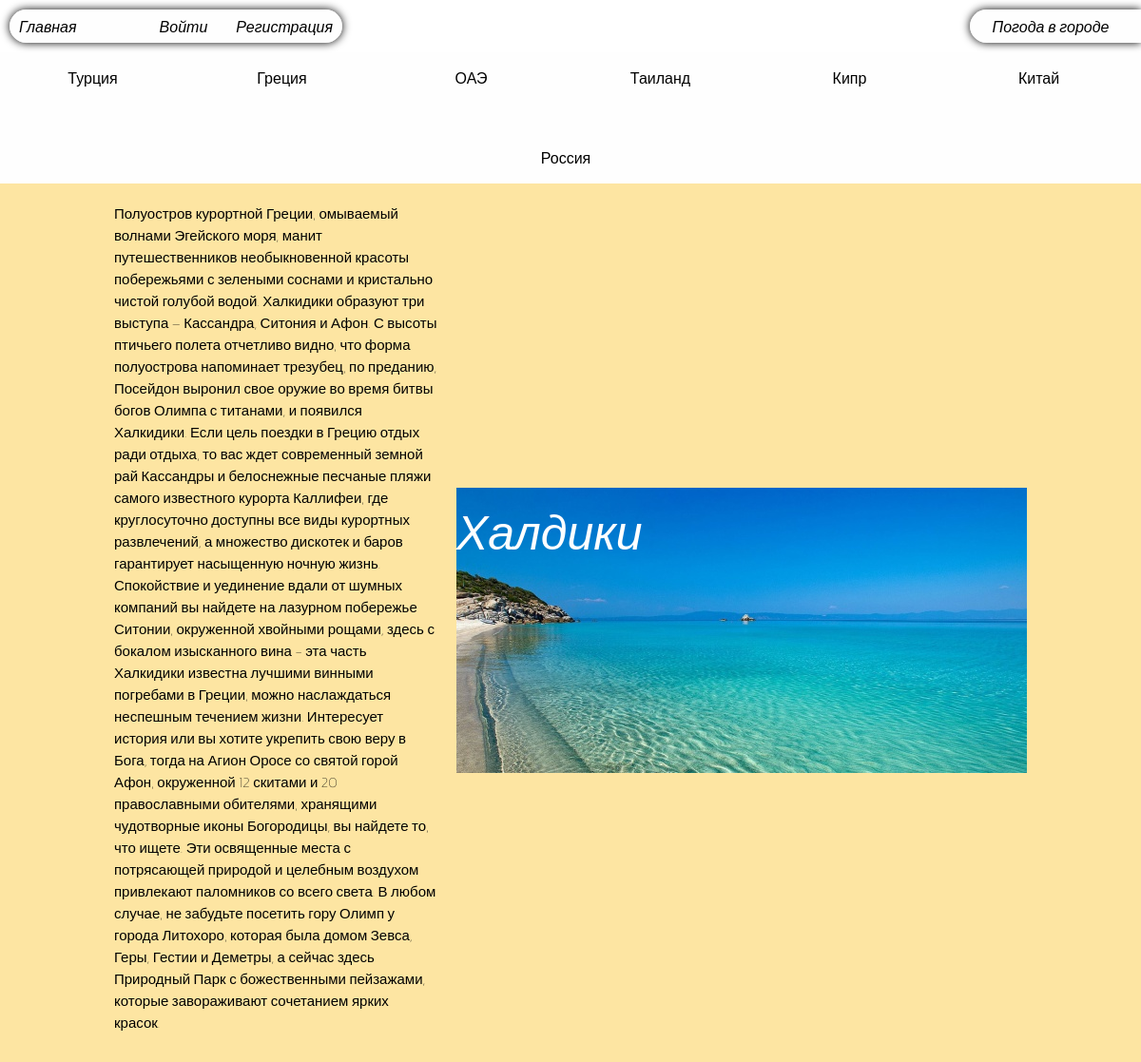
Page /post/haldiki/ on the committed database.
### blog/models.py (models this page shows, shortened)
class Country(models.Model):
    name = models.CharField(max_length=100, db_index=True)
    slug = models.SlugField(max_length=100, unique=True, db_index=True)
    photo = models.ImageField(upload_to='photos/%Y/%m/%d', blank=True)
    def get_absolut_url(self):
        return reverse('category', kwargs={'cat_slug': self.slug})
    class Meta:
        verbose_name = 'Страна'
        verbose_name_plural = 'Страны'

class City(models.Model):
    title = models.CharField(max_length=255)
    slug = models.SlugField(max_length=255, unique=True, db_index=True)
    content = models.TextField(blank=True)
    photo = models.ImageField(upload_to='photos/%Y/%m/%d', blank=True)
    cat = models.ForeignKey('Country', on_delete=models.PROTECT, verbose_name='Страна')
    def __str__(self):
        return self.title
    class Meta:
        verbose_name = 'Город'
        verbose_name_plural = 'Города'

### blog/views.py (the view)
# urls.py: path('post/<slug:post_slug>/', ShowPost.as_view(), name='post'),
class ShowPost(DetailView):
    model = City
    template_name = 'blog/post.html'
    slug_url_kwarg = 'post_slug'
    context_object_name = 'post'
    def get_context_data(self, *, object_list=None, **kwargs):
        context = super().get_context_data(**kwargs)
        context['title'] = context['post']
        return context

### blog/templatetags/blog_tags.py (called while the page is built)
@register.inclusion_tag('blog/list_categories.html')
def show_categories(sort=None, cat_selected=0):
    if not sort:
        cats = Country.objects.all()
    else:
        cats = Country.objects.order_by(sort)
    return {'cats':cats, 'cat_selected': cat_selected}

### blog/templates/blog/post.html
{% extends 'blog/main.html' %}
{% load static %}
{% block style %}
<link rel="stylesheet" href="{% static 'css/style-off.css' %}">
{% endblock %}
{% block content %}
<div class="content-of-post">
    <p class="text-content-of-post">{{ post.content }}</p>
    <div class="content-header">
        <h1>{{ post.title }}</h1>
        <img src="{{ post.photo.url }}">
    </div>
</div>
{% endblock %}

### blog/templates/blog/list_categories.html
{% load static %}
{% for c in cats %}
    {% if c.pk == cat_selected %}
    <li class="block__in__categories"><p>{{ c.name }}</p></li>
    {% else %}
    <a href="{{ c.get_absolut_url }}" class="text__name__country">
        <li class="block__in__categories">
            <p>{{ c.name }}</p>
        </li>
    </a>
    {% endif %}
{% endfor %}

### blog/static/css/style-off.css (style rules this page uses)
* { margin: 0; }
body { background: url('../image/waves-crashing-on-beach.jpg'); background-size: cover; }
li { list-style-type: none; }
.block__in__categories { border-radius: 30px; display: flex; text-align: center; justify-content: center; margin: 10px; width: 149px; height: 34px; align-items: center; }
.block__in__categories p { padding-right: 10px; font-family: 'Kanit', sans-serif; font-weight: 100; }
.text__name__country { display: flex; text-align: center; align-items: center; text-decoration: none; color: black; }
.content-of-post { margin-top: 20px; display: flex; align-items: center; gap: 20px; width: 80%; }
.content-header { position: relative; }
.content-header h1 { position: absolute; font-style: italic; top: 10px; color: white; font-family: 'Kanit', sans-serif; font-size: 50px; font-weight: 500; }
.content-of-post img { object-fit: cover; width: 600px; height: 300px; }
.content-of-post p { font-family: 'Kanit', sans-serif; font-size: 15px; font-weight: 100; margin-bottom: 30px; }

### rows in the picture
Country: name "Турция"
Country: name "Греция"
Country: name "ОАЭ"
Country: name "Таиланд"
Country: name "Кипр"
Country: name "Китай"
Country: name "Россия"
City: content "Полуостров курортной Греции, омываемый волнами Эгейского моря, манит путешественников необыкновенной красоты побережьями с зелеными соснами и кристально чистой голубой водой. Халкидики образуют три выступа – Кассандра, Ситония и Афон. С высоты птичьего полета отчетливо видно, что форма полуострова напоминает трезубец, по преданию, Посейдон выронил свое оружие во время битвы богов Олимпа с титанами, и появился Халкидики. Если цель поездки в Грецию отдых ради отдыха, то вас ждет современный земной рай Кассандры и белоснежные песчаные пляжи самого известного курорта Каллифеи, где круглосуточно доступны все виды курортных развлечений, а множество дискотек и баров гарантирует насыщенную ночную…", title "Халдики", photo (picture)
